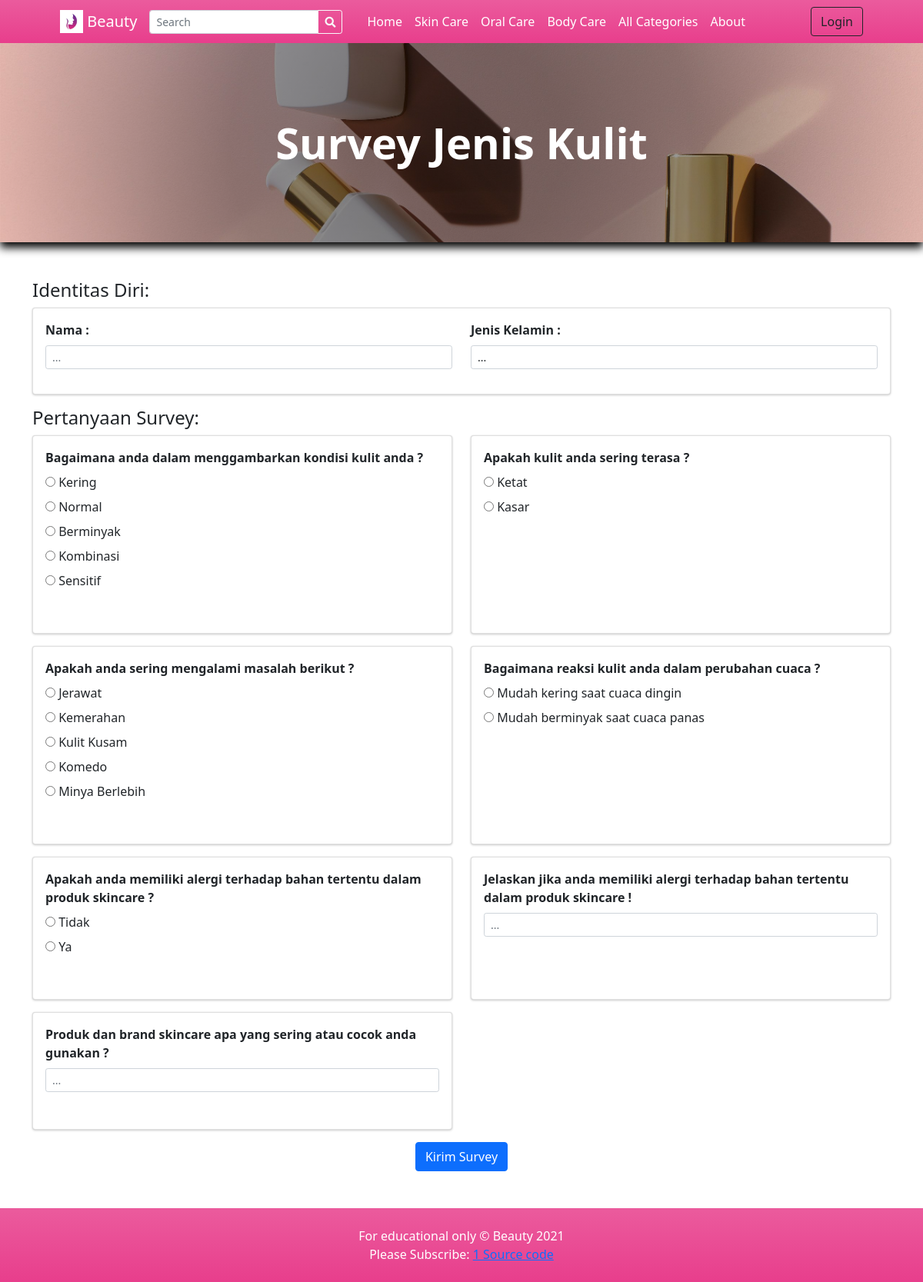
/?p=view_survey, run on the app's committed database.
### tables this page shows
CREATE TABLE `categories` (
  `id` int(30) NOT NULL,
  `category` varchar(250) NOT NULL,
  `description` text DEFAULT NULL,
  `status` tinyint(1) NOT NULL DEFAULT 1,
  `delete_flag` tinyint(1) NOT NULL DEFAULT 0,
  `date_created` datetime NOT NULL DEFAULT current_timestamp()
);

### classes/DBConnection.php (called while the page is built, shortened)
<?php
class DBConnection{
    private $host = DB_SERVER;
    private $username = DB_USERNAME;
    private $password = DB_PASSWORD;
    private $database = DB_NAME;
    public $conn;
    public function __construct(){
        if (!isset($this->conn)) {
            $this->conn = new mysqli($this->host, $this->username, $this->password, $this->database);
        }
    }
}
?>

### classes/SystemSettings.php (called while the page is built, shortened)
<?php
class SystemSettings extends DBConnection{
	function userdata($field = ''){
		if(!empty($field)){
			if(isset($_SESSION['userdata'][$field]))
				return $_SESSION['userdata'][$field];
			else
				return null;
		}else{
			return false;
		}
	}
	function info($field=''){
		if(!empty($field)){
			if(isset($_SESSION['system_info'][$field]))
				return $_SESSION['system_info'][$field];
			else
				return false;
		}else{
			return false;
		}
	}
}
$_settings = new SystemSettings();
?>

### config.php (called while the page is built, shortened)
<?php
require_once('classes/DBConnection.php');
require_once('classes/SystemSettings.php');
function validate_image($file){
	if(!empty($file)){
        $ex = explode("?",$file);
        $file = $ex[0];
        $ts = isset($ex[1]) ? "?".$ex[1] : '';
		if(is_file(base_app.$file)){
			return base_url.$file.$ts;
		}else{
			return base_url.'dist/img/no-image-available.png';
		}
	}else{
		return base_url.'dist/img/no-image-available.png';
	}
}
?>

### inc/topBarNav.php (the view, shortened to what this page needs)
<nav class="navbar navbar-expand-lg navbar-dark bg-gradient-pink">
  <div class="container px-4 px-lg-5 ">
    <a class="navbar-brand" href="./">
      <img src="<?php echo validate_image($_settings->info('logo')) ?>" width="30" height="30" class="d-inline-block align-top" alt="" loading="lazy">
      <?php echo $_settings->info('short_name') ?>
    </a>
    <form class="form-inline" id="search-form">
      <div class="input-group">
        <input class="form-control form-control-sm form " type="search" placeholder="Search" aria-label="Search" name="search" value="<?php echo isset($_GET['search']) ? $_GET['search'] : "" ?>" aria-describedby="button-addon2">
        <div class="input-group-append">
          <button class="btn btn-outline-light btn-sm m-0" type="submit" id="button-addon2"><i class="fa fa-search"></i></button>
        </div>
      </div>
    </form>
    <div class="collapse navbar-collapse" id="navbarSupportedContent">
      <ul class="navbar-nav me-auto mb-2 mb-lg-0 ms-lg-4">
        <li class="nav-item"><a class="nav-link text-white" aria-current="page" href="./">Home</a></li>
        <?php
        $cat_qry = $conn->query("SELECT * FROM categories where status = 1  limit 3");
        $count_cats = $conn->query("SELECT * FROM categories where status = 1 ")->num_rows;
        while ($crow = $cat_qry->fetch_assoc()):
        ?>
          <li class="nav-item"><a class="nav-link text-white" aria-current="page" href="./?p=products&c=<?php echo md5($crow['id']) ?>"><?php echo $crow['category'] ?></a></li>
        <?php endwhile; ?>
        <?php if ($count_cats > 3): ?>
          <li class="nav-item"><a class="nav-link text-white" href="./?p=view_categories">All Categories</a></li>
        <?php endif; ?>
        <li class="nav-item"><a class="nav-link text-white" href="./?p=about">About</a></li>
      </ul>
      <div class="d-flex align-items-center">
        <?php if ($_settings->userdata('id') > 0 && $_settings->userdata('login_type') == 2): ?>
          <a class="text-dark mr-2 nav-link text-white" href="./?p=cart">
            <i class="bi-cart-fill me-1"></i>
            Cart
            <span class="badge bg-dark text-white ms-1 rounded-pill" id="cart-count">
              <?php
              $count = $conn->query("SELECT SUM(quantity) as items from `cart` where client_id =" . $_settings->userdata('id'))->fetch_assoc()['items'];
              echo ($count > 0 ? $count : 0);
              ?>
            </span>
          </a>
          <a href="./?p=my_account" class="text-dark  nav-link text-white"><b> Hi, <?php echo $_settings->userdata('firstname') ?>!</b></a>
          <a href="logout.php" class="text-dark  nav-link text-white"><i class="fa fa-sign-out-alt"></i></a>
        <?php else: ?>
          <button class="btn btn-outline-dark ml-2" id="login-btn" type="button">Login</button>
        <?php endif; ?>
      </div>
    </div>
  </div>
</nav>

### data on the page
categories: category "Skin Care"
categories: category "Oral Care"
categories: category "Body Care"

### other printed values
$_settings->info('short_name') "Beauty"
$title "Survey Jenis Kulit"
